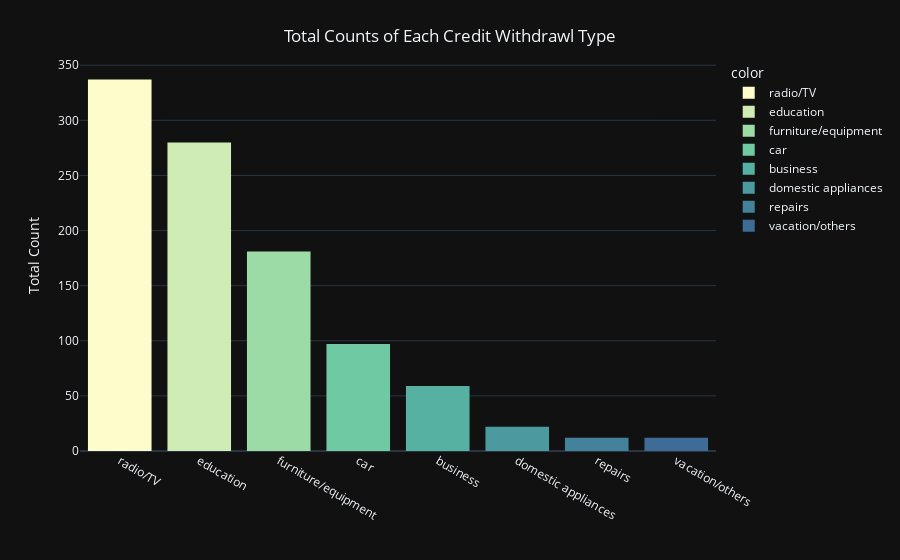

The notebook cell saved with this chart:
### Code cell
fig = px.histogram(df,
x = df['Purpose'].unique(),
y = df['Purpose'].value_counts(),
color = df['Purpose'].unique(),
color_discrete_sequence = px.colors.sequential.deep,
template = 'plotly_dark')

fig.update_layout(
    title = {
        'text': 'Total Counts of Each Credit Withdrawl Type',
        'x' : 0.5,
        'yanchor':'top'
    },
    xaxis_title = '',
    yaxis_title = 'Total Count'
)

### Figure 1 — Plotly figure (JSON) as saved in the notebook; plotly's stock layout.template omitted (floating-point values rounded to 4 significant figures)
{"data": [{"alignmentgroup": "True", "bingroup": "x", "histfunc": "sum", "hovertemplate": "color=radio/TV<br>x=%{x}<br>sum of y=%{y}<extra></extra>", "legendgroup": "radio/TV", "marker": {"color": "rgb(253, 253, 204)", "pattern": {"shape": ""}}, "name": "radio/TV", "offsetgroup": "radio/TV", "orientation": "v", "showlegend": true, "type": "histogram", "x": ["radio/TV"], "xaxis": "x", "y": [337], "yaxis": "y"}, {"alignmentgroup": "True", "bingroup": "x", "histfunc": "sum", "hovertemplate": "color=education<br>x=%{x}<br>sum of y=%{y}<extra></extra>", "legendgroup": "education", "marker": {"color": "rgb(206, 236, 179)", "pattern": {"shape": ""}}, "name": "education", "offsetgroup": "education", "orientation": "v", "showlegend": true, "type": "histogram", "x": ["education"], "xaxis": "x", "y": [280], "yaxis": "y"}, {"alignmentgroup": "True", "bingroup": "x", "histfunc": "sum", "hovertemplate": "color=furniture/equipment<br>x=%{x}<br>sum of y=%{y}<extra></extra>", "legendgroup": "furniture/equipment", "marker": {"color": "rgb(156, 219, 165)", "pattern": {"shape": ""}}, "name": "furniture/equipment", "offsetgroup": "furniture/equipment", "orientation": "v", "showlegend": true, "type": "histogram", "x": ["furniture/equipment"], "xaxis": "x", "y": [181], "yaxis": "y"}, {"alignmentgroup": "True", "bingroup": "x", "histfunc": "sum", "hovertemplate": "color=car<br>x=%{x}<br>sum of y=%{y}<extra></extra>", "legendgroup": "car", "marker": {"color": "rgb(111, 201, 163)", "pattern": {"shape": ""}}, "name": "car", "offsetgroup": "car", "orientation": "v", "showlegend": true, "type": "histogram", "x": ["car"], "xaxis": "x", "y": [97], "yaxis": "y"}, {"alignmentgroup": "True", "bingroup": "x", "histfunc": "sum", "hovertemplate": "color=business<br>x=%{x}<br>sum of y=%{y}<extra></extra>", "legendgroup": "business", "marker": {"color": "rgb(86, 177, 163)", "pattern": {"shape": ""}}, "name": "business", "offsetgroup": "business", "orientation": "v", "showlegend": true, "type": "histogram", "x": ["business"], "xaxis": "x", "y": [59], "yaxis": "y"}, {"alignmentgroup": "True", "bingroup": "x", "histfunc": "sum", "hovertemplate": "color=domestic appliances<br>x=%{x}<br>sum of y=%{y}<extra></extra>", "legendgroup": "domestic appliances", "marker": {"color": "rgb(76, 153, 160)", "pattern": {"shape": ""}}, "name": "domestic appliances", "offsetgroup": "domestic appliances", "orientation": "v", "showlegend": true, "type": "histogram", "x": ["domestic appliances"], "xaxis": "x", "y": [22], "yaxis": "y"}, {"alignmentgroup": "True", "bingroup": "x", "histfunc": "sum", "hovertemplate": "color=repairs<br>x=%{x}<br>sum of y=%{y}<extra></extra>", "legendgroup": "repairs", "marker": {"color": "rgb(68, 130, 155)", "pattern": {"shape": ""}}, "name": "repairs", "offsetgroup": "repairs", "orientation": "v", "showlegend": true, "type": "histogram", "x": ["repairs"], "xaxis": "x", "y": [12], "yaxis": "y"}, {"alignmentgroup": "True", "bingroup": "x", "histfunc": "sum", "hovertemplate": "color=vacation/others<br>x=%{x}<br>sum of y=%{y}<extra></extra>", "legendgroup": "vacation/others", "marker": {"color": "rgb(62, 108, 150)", "pattern": {"shape": ""}}, "name": "vacation/others", "offsetgroup": "vacation/others", "orientation": "v", "showlegend": true, "type": "histogram", "x": ["vacation/others"], "xaxis": "x", "y": [12], "yaxis": "y"}], "layout": {"barmode": "relative", "legend": {"title": {"text": "color"}, "tracegroupgap": 0}, "margin": {"t": 60}, "title": {"text": "Total Counts of Each Credit Withdrawl Type", "x": 0.5, "yanchor": "top"}, "xaxis": {"anchor": "y", "domain": [0, 1], "title": {"text": ""}}, "yaxis": {"anchor": "x", "domain": [0, 1], "title": {"text": "Total Count"}}}}
